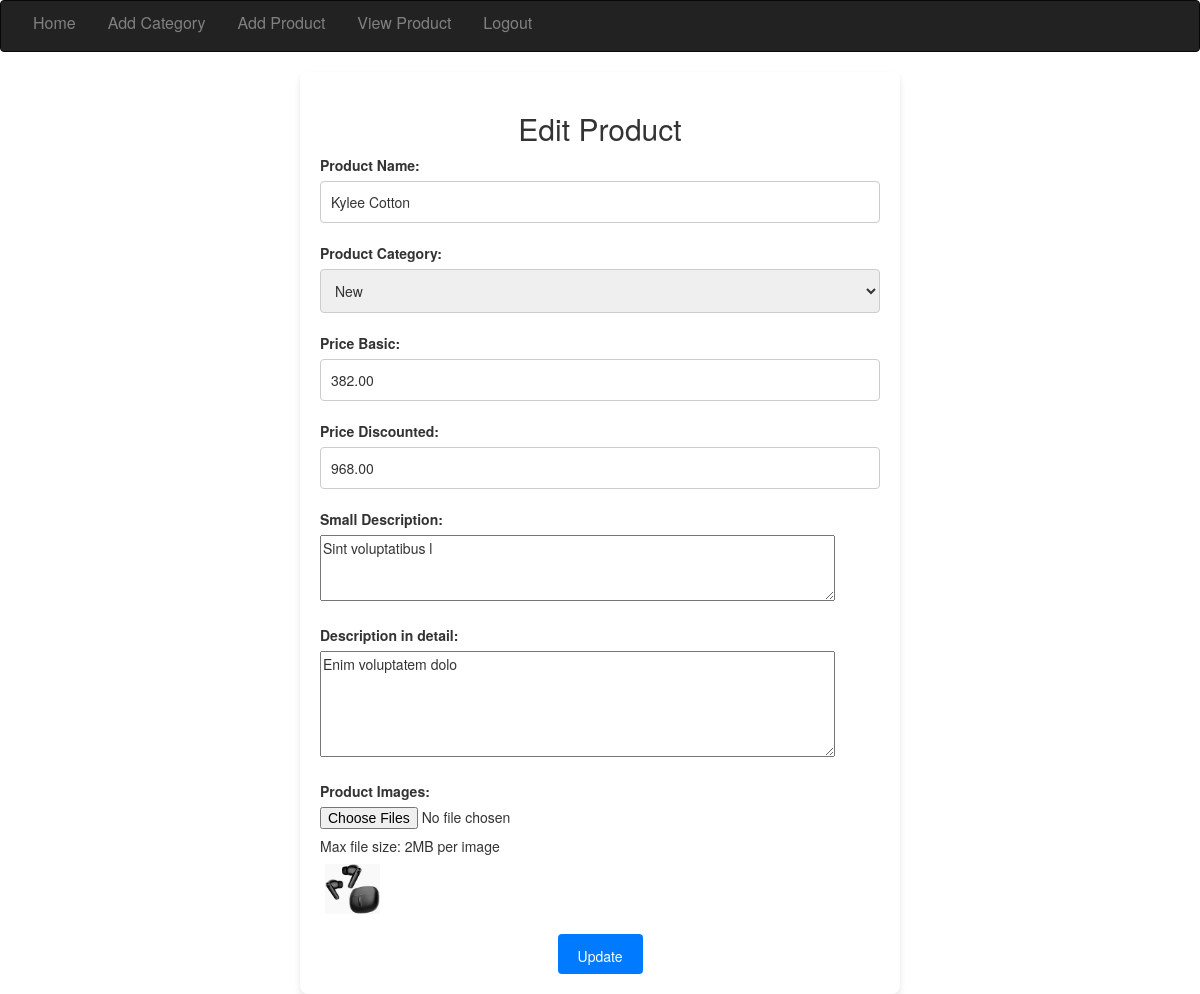
/edit-product.php?product_id=19 (signed in), run on the app's committed database.
### tables this page shows
CREATE TABLE `products` (
  `id` int NOT NULL AUTO_INCREMENT,
  `product_name` varchar(255) NOT NULL,
  `product_category` int DEFAULT NULL,
  `price_basic` decimal(10,2) NOT NULL,
  `price_discounted` decimal(10,2) DEFAULT NULL,
  `small_description` text,
  `description` text,
  `image` varchar(255) DEFAULT NULL,
  PRIMARY KEY (`id`),
  KEY `product_category_id` (`product_category`),
  CONSTRAINT `products_ibfk_1` FOREIGN KEY (`product_category`) REFERENCES `categories` (`category_id`)
);

### edit-product.php (the view, shortened to what this page needs)
<?php
    include "navbar.php";
?>
<!DOCTYPE html>
<html>
<head>
    <link rel="stylesheet" type="text/css" href="css/add-category-product.css" />
</head>
<body>
    <div class="card">
        <h2>Edit Product</h2>
        <?php
            include "classes/app.class.php";
            if (isset($_GET['product_id'])) {
                $product_id = $_GET['product_id'];
                $query = "SELECT * FROM products WHERE id = $product_id";
                $result = mysqli_query($mysqli, $query);
                $product = mysqli_fetch_assoc($result);
            } else {
                echo "Product ID not provided.";
                exit;
            }
        ?>
        <form method="post" action="edit-product.php?product_id=<?php echo $product_id; ?>" enctype="multipart/form-data">
            <label for="product_name">Product Name:</label>
            <input type="text" name="product_name" id="product_name" value="<?php echo $product['product_name']; ?>" required><br><br>
            <label for="product_category">Product Category:</label>
            <select name="product_category" id="product_category">
                <?php
                include "config/database.php";
                $sql = "SELECT category_id, category_name FROM categories";
                $result = mysqli_query($mysqli, $sql);
                if (mysqli_num_rows($result) > 0) {
                    while ($row = mysqli_fetch_assoc($result)) {
                        $selected = ($product['product_category'] == $row['category_id']) ? 'selected' : '';
                        echo "<option value='" . $row['category_id'] . "' $selected>" . $row['category_name'] . "</option>";
                    }
                }
                ?>
            </select><br><br>
            <label for="price_basic">Price Basic:</label>
            <input type="number" name="price_basic" id="price_basic" value="<?php echo $product['price_basic']; ?>" required><br><br>
            <label for="price_discounted">Price Discounted:</label>
            <input type="number" name="price_discounted" id="price_discounted" value="<?php echo $product['price_discounted']; ?>" required><br><br>
            <label for="small_description">Small Description:</label>
            <textarea name="small_description" rows="3" cols="66" id="small_description" required><?php echo $product['small_description']; ?></textarea><br><br>
            <label for="description">Description in detail:</label>
            <textarea name="description" rows="5" cols="66" id="description" required><?php echo $product['description']; ?></textarea><br><br>
            <label for="product_image">Product Images:</label>
            <input type="file" name="product_image[]" id="product_image" accept="uploads/*" multiple />
            <h5>Max file size: 2MB per image</h5>
            <img src="<?php echo $product['image']; ?>" alt="Image" style="width: 60px; height: 50px; padding-left: 5px;">
            <br><br>
            <div class="save-btn">
                <button type="submit" value="Submit" id="submit" class="submit-button">Update</button>
            </div>
        </form>
    </div>
</body>
</html>

### css/add-category-product.css (style rules this page uses)
.card { max-width: 600px; margin: 0 auto; background: #fff; box-shadow: 0 4px 6px rgba(0, 0, 0, 0.1); border-radius: 8px; padding: 20px; }
.card h2 { text-align: center; }
label { display: block; margin-bottom: 6px; font-weight: bold; }
input[type="text"], select { width: 100%; padding: 10px; border: 1px solid #ccc; border-radius: 4px; }
input[type="number"] { width: 100%; padding: 10px; border: 1px solid #ccc; border-radius: 4px; }
input[type=number] { -moz-appearance: textfield; }
.submit-button { background-color: #007BFF; color: #fff; padding: 12px 20px; border: none; border-radius: 4px; cursor: pointer; }
.save-btn { text-align: center; }
button { height: 40px; }

### data on the page
products: product_name "Kylee Cotton", price_basic "382.00", price_discounted "968.00", small_description "Sint voluptatibus l", description "Enim voluptatem dolo", image (picture)

### other printed values
form field product_category "New"
